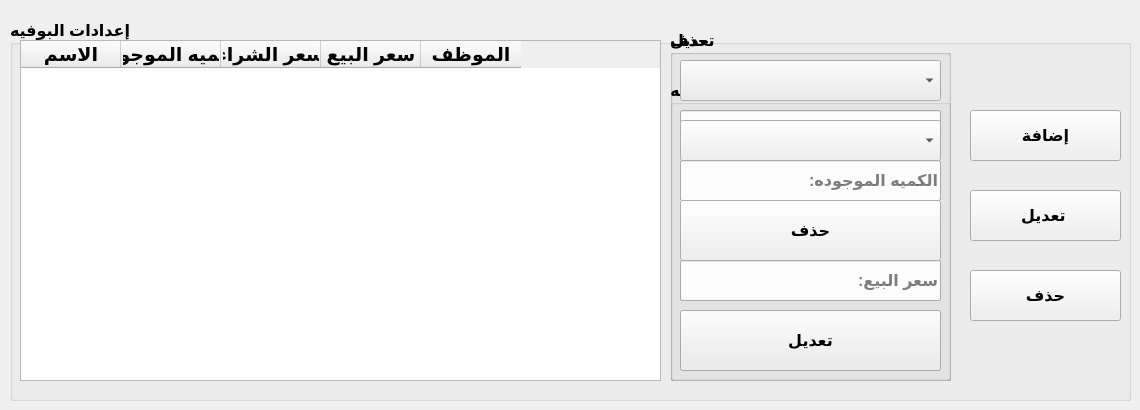
      <widget class="QWidget" name="tab_9">
       <attribute name="title">
        <string>إعدادات البوفيه</string>
       </attribute>
       <widget class="QGroupBox" name="groupBox_8">
        <property name="geometry">
         <rect>
          <x>10</x>
          <y>20</y>
          <width>1121</width>
          <height>381</height>
         </rect>
        </property>
        <property name="font">
         <font>
          <family>Segoe UI</family>
          <pointsize>12</pointsize>
          <weight>75</weight>
          <bold>true</bold>
         </font>
        </property>
        <property name="title">
         <string>إعدادات البوفيه</string>
        </property>
        <widget class="QGroupBox" name="groupBox_17">
         <property name="geometry">
          <rect>
           <x>660</x>
           <y>60</y>
           <width>281</width>
           <height>301</height>
          </rect>
         </property>
         <property name="title">
          <string>اضافه</string>
         </property>
         <widget class="QPushButton" name="pushButton_2">
          <property name="geometry">
           <rect>
            <x>10</x>
            <y>230</y>
            <width>261</width>
            <height>61</height>
           </rect>
          </property>
          <property name="text">
           <string>حفظ البيانات</string>
          </property>
         </widget>
         <widget class="QLineEdit" name="lineEdit_5">
          <property name="geometry">
           <rect>
            <x>10</x>
            <y>130</y>
            <width>261</width>
            <height>41</height>
           </rect>
          </property>
          <property name="font">
           <font>
            <family>Segoe UI</family>
            <pointsize>12</pointsize>
            <weight>75</weight>
            <bold>true</bold>
           </font>
          </property>
          <property name="text">
           <string/>
          </property>
          <property name="placeholderText">
           <string>سعر الشراء:</string>
          </property>
         </widget>
         <widget class="QLineEdit" name="lineEdit_3">
          <property name="geometry">
           <rect>
            <x>10</x>
            <y>30</y>
            <width>261</width>
            <height>41</height>
           </rect>
          </property>
          <property name="font">
           <font>
            <family>Segoe UI</family>
            <pointsize>12</pointsize>
            <weight>75</weight>
            <bold>true</bold>
           </font>
          </property>
          <property name="text">
           <string/>
          </property>
          <property name="placeholderText">
           <string>إسم الصنف:</string>
          </property>
         </widget>
         <widget class="QLineEdit" name="lineEdit_4">
          <property name="geometry">
           <rect>
            <x>10</x>
            <y>80</y>
            <width>261</width>
            <height>41</height>
           </rect>
          </property>
          <property name="font">
           <font>
            <family>Segoe UI</family>
            <pointsize>12</pointsize>
            <weight>75</weight>
            <bold>true</bold>
           </font>
          </property>
          <property name="text">
           <string/>
          </property>
          <property name="placeholderText">
           <string>الكميه الموجوده:</string>
          </property>
         </widget>
         <widget class="QLineEdit" name="lineEdit_6">
          <property name="geometry">
           <rect>
            <x>10</x>
            <y>180</y>
            <width>261</width>
            <height>41</height>
           </rect>
          </property>
          <property name="font">
           <font>
            <family>Segoe UI</family>
            <pointsize>12</pointsize>
            <weight>75</weight>
            <bold>true</bold>
           </font>
          </property>
          <property name="text">
           <string/>
          </property>
          <property name="placeholderText">
           <string>سعر البيع:</string>
          </property>
         </widget>
        </widget>
        <widget class="QGroupBox" name="groupBox_18">
         <property name="geometry">
          <rect>
           <x>660</x>
           <y>10</y>
           <width>281</width>
           <height>351</height>
          </rect>
         </property>
         <property name="title">
          <string>تعديل</string>
         </property>
         <widget class="QPushButton" name="pushButton_11">
          <property name="geometry">
           <rect>
            <x>10</x>
            <y>280</y>
            <width>261</width>
            <height>61</height>
           </rect>
          </property>
          <property name="text">
           <string>تعديل</string>
          </property>
         </widget>
         <widget class="QLineEdit" name="lineEdit_23">
          <property name="geometry">
           <rect>
            <x>10</x>
            <y>180</y>
            <width>261</width>
            <height>41</height>
           </rect>
          </property>
          <property name="font">
           <font>
            <family>Segoe UI</family>
            <pointsize>12</pointsize>
            <weight>75</weight>
            <bold>true</bold>
           </font>
          </property>
          <property name="text">
           <string/>
          </property>
          <property name="placeholderText">
           <string>سعر الشراء:</string>
          </property>
         </widget>
         <widget class="QLineEdit" name="lineEdit_24">
          <property name="geometry">
           <rect>
            <x>10</x>
            <y>80</y>
            <width>261</width>
            <height>41</height>
           </rect>
          </property>
          <property name="font">
           <font>
            <family>Segoe UI</family>
            <pointsize>12</pointsize>
            <weight>75</weight>
            <bold>true</bold>
           </font>
          </property>
          <property name="text">
           <string/>
          </property>
          <property name="placeholderText">
           <string>إسم الصنف:</string>
          </property>
         </widget>
         <widget class="QLineEdit" name="lineEdit_25">
          <property name="geometry">
           <rect>
            <x>10</x>
            <y>130</y>
            <width>261</width>
            <height>41</height>
           </rect>
          </property>
          <property name="font">
           <font>
            <family>Segoe UI</family>
            <pointsize>12</pointsize>
            <weight>75</weight>
            <bold>true</bold>
           </font>
          </property>
          <property name="text">
           <string/>
          </property>
          <property name="placeholderText">
           <string>الكميه الموجوده:</string>
          </property>
         </widget>
         <widget class="QLineEdit" name="lineEdit_26">
          <property name="geometry">
           <rect>
            <x>10</x>
            <y>230</y>
            <width>261</width>
            <height>41</height>
           </rect>
          </property>
          <property name="font">
           <font>
            <family>Segoe UI</family>
            <pointsize>12</pointsize>
            <weight>75</weight>
            <bold>true</bold>
           </font>
          </property>
          <property name="text">
           <string/>
          </property>
          <property name="placeholderText">
           <string>سعر البيع:</string>
          </property>
         </widget>
         <widget class="QComboBox" name="comboBox_12">
          <property name="geometry">
           <rect>
            <x>10</x>
            <y>30</y>
            <width>261</width>
            <height>41</height>
           </rect>
          </property>
         </widget>
        </widget>
        <widget class="QGroupBox" name="groupBox_19">
         <property name="geometry">
          <rect>
           <x>660</x>
           <y>10</y>
           <width>281</width>
           <height>351</height>
          </rect>
         </property>
         <property name="title">
          <string>حذف</string>
         </property>
         <widget class="QPushButton" name="pushButton_28">
          <property name="geometry">
           <rect>
            <x>10</x>
            <y>170</y>
            <width>261</width>
            <height>61</height>
           </rect>
          </property>
          <property name="text">
           <string>حذف</string>
          </property>
         </widget>
         <widget class="QComboBox" name="comboBox_13">
          <property name="geometry">
           <rect>
            <x>10</x>
            <y>90</y>
            <width>261</width>
            <height>41</height>
           </rect>
          </property>
         </widget>
        </widget>
        <widget class="QPushButton" name="pushButton_29">
         <property name="geometry">
          <rect>
           <x>960</x>
           <y>90</y>
           <width>151</width>
           <height>51</height>
          </rect>
         </property>
         <property name="font">
          <font>
           <family>Segoe UI</family>
           <pointsize>12</pointsize>
           <weight>75</weight>
           <bold>true</bold>
          </font>
         </property>
         <property name="text">
          <string>إضافة</string>
         </property>
        </widget>
        <widget class="QPushButton" name="pushButton_30">
         <property name="geometry">
          <rect>
           <x>960</x>
           <y>250</y>
           <width>151</width>
           <height>51</height>
          </rect>
         </property>
         <property name="font">
          <font>
           <family>Segoe UI</family>
           <pointsize>12</pointsize>
           <weight>75</weight>
           <bold>true</bold>
          </font>
         </property>
         <property name="text">
          <string>حذف</string>
         </property>
        </widget>
        <widget class="QPushButton" name="pushButton_31">
         <property name="geometry">
          <rect>
           <x>960</x>
           <y>170</y>
           <width>151</width>
           <height>51</height>
          </rect>
         </property>
         <property name="font">
          <font>
           <family>Segoe UI</family>
           <pointsize>12</pointsize>
           <weight>75</weight>
           <bold>true</bold>
          </font>
         </property>
         <property name="text">
          <string>تعديل </string>
         </property>
        </widget>
        <widget class="QTableWidget" name="tableWidget_3">
         <property name="geometry">
          <rect>
           <x>10</x>
           <y>20</y>
           <width>641</width>
           <height>341</height>
          </rect>
         </property>
         <property name="font">
          <font>
           <pointsize>14</pointsize>
           <weight>75</weight>
           <bold>true</bold>
          </font>
         </property>
         <column>
          <property name="text">
           <string>الاسم</string>
          </property>
         </column>
         <column>
          <property name="text">
           <string>الكميه الموجوده</string>
          </property>
         </column>
         <column>
          <property name="text">
           <string>سعر الشراء</string>
          </property>
         </column>
         <column>
          <property name="text">
           <string>سعر البيع</string>
          </property>
         </column>
         <column>
          <property name="text">
           <string>الموظف</string>
          </property>
         </column>
        </widget>
       </widget>
      </widget>
